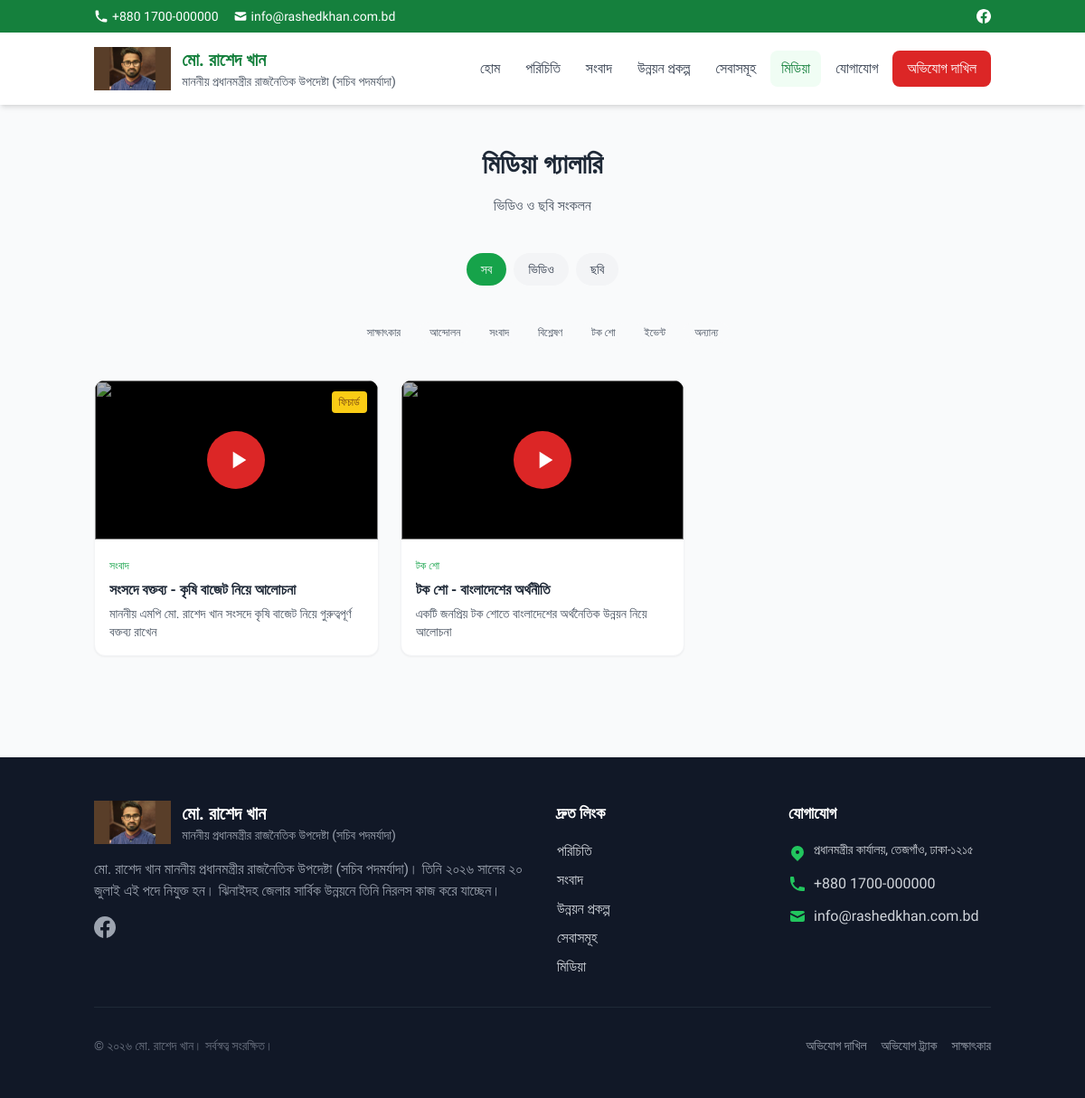
The page /media.php on the database its author committed.
### tables this page shows
CREATE TABLE settings (
    id INT AUTO_INCREMENT PRIMARY KEY,
    setting_key VARCHAR(100) UNIQUE NOT NULL,
    setting_value TEXT,
    setting_type ENUM('text', 'textarea', 'image', 'json') DEFAULT 'text',
    updated_at TIMESTAMP DEFAULT CURRENT_TIMESTAMP ON UPDATE CURRENT_TIMESTAMP
);

CREATE TABLE media (
    id INT AUTO_INCREMENT PRIMARY KEY,
    title VARCHAR(300) NOT NULL,
    description TEXT,
    media_type ENUM('youtube', 'photo') NOT NULL,
    url VARCHAR(500) NOT NULL,
    youtube_id VARCHAR(20),
    thumbnail VARCHAR(500),
    category ENUM('সাক্ষাৎকার', 'আন্দোলন', 'সংবাদ', 'বিশ্লেষণ', 'টক_শো', 'ইভেন্ট', 'অন্যান্য') DEFAULT 'অন্যান্য',
    is_featured TINYINT(1) DEFAULT 0,
    view_count INT DEFAULT 0,
    sort_order INT DEFAULT 0,
    created_at TIMESTAMP DEFAULT CURRENT_TIMESTAMP
);

### includes/functions.php (called while the page is built, shortened)
<?php
require_once __DIR__ . '/db.php';
function e(string $string): string
{
    return htmlspecialchars($string, ENT_QUOTES, 'UTF-8');
}
function getSetting(string $key, $default = null)
{
    static $settings = null;
    if ($settings === null) {
        $results = Database::fetchAll("SELECT setting_key, setting_value FROM settings");
        $settings = [];
        foreach ($results as $row) {
            $settings[$row['setting_key']] = $row['setting_value'];
        }
    }
    return $settings[$key] ?? $default;
}

### includes/db.php (called while the page is built, shortened)
<?php
class Database
{
    private static ?PDO $instance = null;
    public static function getInstance(): PDO
    {
        if (self::$instance === null) {
            try {
                $dsn = sprintf(
                    'mysql:host=%s;dbname=%s;charset=%s',
                    DB_HOST,
                    DB_NAME,
                    DB_CHARSET
                );
                $options = [
                    PDO::ATTR_ERRMODE => PDO::ERRMODE_EXCEPTION,
                    PDO::ATTR_DEFAULT_FETCH_MODE => PDO::FETCH_ASSOC,
                    PDO::ATTR_EMULATE_PREPARES => false,
                    PDO::MYSQL_ATTR_INIT_COMMAND => "SET NAMES utf8mb4 COLLATE utf8mb4_unicode_ci"
                ];
                self::$instance = new PDO($dsn, DB_USER, DB_PASS, $options);
            } catch (PDOException $e) {
                if (DEBUG_MODE) {
                    die('Database connection failed: ' . $e->getMessage());
                } else {
                    die('Database connection failed. Please try again later.');
                }
            }
        }
        return self::$instance;
    }
    public static function fetchAll(string $sql, array $params = []): array
    {
        $stmt = self::getInstance()->prepare($sql);
        $stmt->execute($params);
        return $stmt->fetchAll();
    }
    public static function fetchValue(string $sql, array $params = [])
    {
        $stmt = self::getInstance()->prepare($sql);
        $stmt->execute($params);
        return $stmt->fetchColumn();
    }
    public static function paginate(string $sql, array $params, int $page, int $perPage): array
    {
        $countSql = preg_replace('/SELECT\s+.*?\s+FROM/is', 'SELECT COUNT(*) FROM', $sql);
        $countSql = preg_replace('/ORDER BY.*$/i', '', $countSql);
        $countSql = preg_replace('/LIMIT.*$/i', '', $countSql);
        $total = (int)self::fetchValue($countSql, $params);
        $totalPages = ceil($total / $perPage);
        $page = max(1, min($page, $totalPages));
        $offset = ($page - 1) * $perPage;
        $sql .= " LIMIT {$perPage} OFFSET {$offset}";
        $items = self::fetchAll($sql, $params);
        return [
            'items' => $items,
            'total' => $total,
            'page' => $page,
            'per_page' => $perPage,
            'total_pages' => $totalPages,
            'has_prev' => $page > 1,
            'has_next' => $page < $totalPages
        ];
    }
}

### public/media.php (the view, shortened to what this page needs)
<?php
require_once dirname(__DIR__) . '/includes/header.php';
$type = $_GET['type'] ?? '';
$category = $_GET['category'] ?? '';
$page = (int)($_GET['page'] ?? 1);
$where = "1=1";
$params = [];
$sql = "SELECT * FROM media WHERE {$where} ORDER BY is_featured DESC, created_at DESC";
$pagination = Database::paginate($sql, $params, $page, 12);
$media = $pagination['items'];
$categories = ['সাক্ষাৎকার', 'আন্দোলন', 'সংবাদ', 'বিশ্লেষণ', 'টক_শো', 'ইভেন্ট', 'অন্যান্য'];
?>
<section class="py-12">
    <div class="container mx-auto px-4">
        <div class="text-center mb-10">
            <h1 class="text-3xl font-bold text-gray-800 mb-4">মিডিয়া গ্যালারি</h1>
            <p class="text-gray-600">
                ভিডিও ও ছবি সংকলন
            </p>
        </div>
        <div class="flex flex-wrap justify-center gap-2 mb-10">
            <a href="<?= SITE_URL ?>/media" class="px-4 py-2 rounded-full text-sm font-medium transition <?= !$type && !$category ? 'bg-primary-600 text-white' : 'bg-gray-100 text-gray-700 hover:bg-gray-200' ?>">
                সব
            </a>
            <a href="<?= SITE_URL ?>/media?type=youtube" class="px-4 py-2 rounded-full text-sm font-medium transition <?= $type === 'youtube' ? 'bg-primary-600 text-white' : 'bg-gray-100 text-gray-700 hover:bg-gray-200' ?>">
                ভিডিও
            </a>
            <a href="<?= SITE_URL ?>/media?type=photo" class="px-4 py-2 rounded-full text-sm font-medium transition <?= $type === 'photo' ? 'bg-primary-600 text-white' : 'bg-gray-100 text-gray-700 hover:bg-gray-200' ?>">
                ছবি
            </a>
        </div>
        <div class="flex flex-wrap justify-center gap-2 mb-10">
            <?php foreach ($categories as $cat): ?>
            <a href="<?= SITE_URL ?>/media?category=<?= urlencode($cat) ?>" class="px-3 py-1 rounded-full text-xs font-medium transition <?= $category === $cat ? 'bg-primary-100 text-primary-700' : 'bg-gray-50 text-gray-600 hover:bg-gray-100' ?>">
                <?= e(str_replace('_', ' ', $cat)) ?>
            </a>
            <?php endforeach; ?>
        </div>
        <?php if (empty($media)): ?>
        <div class="text-center py-12">
            <div class="w-16 h-16 bg-gray-100 rounded-full flex items-center justify-center mx-auto mb-4">
                <svg class="w-8 h-8 text-gray-400" fill="none" stroke="currentColor" viewBox="0 0 24 24">
                    <path stroke-linecap="round" stroke-linejoin="round" stroke-width="2" d="M15 10l4.553-2.276A1 1 0 0121 8.618v6.764a1 1 0 01-1.447.894L15 14M5 18h8a2 2 0 002-2V8a2 2 0 00-2-2H5a2 2 0 00-2 2v8a2 2 0 002 2z"/>
                </svg>
            </div>
            <p class="text-gray-500">কোনো মিডিয়া পাওয়া যায়নি।</p>
        </div>
        <?php else: ?>
        <div class="grid grid-cols-1 md:grid-cols-2 lg:grid-cols-3 gap-6">
            <?php foreach ($media as $item): ?>
            <div class="bg-white rounded-xl shadow-sm border border-gray-100 overflow-hidden hover:shadow-lg transition group">
                <?php if ($item['media_type'] === 'youtube'): ?>
                <div class="relative pb-[56.25%] bg-black">
                    <a href="https://www.youtube.com/watch?v=<?= e($item['youtube_id']) ?>" target="_blank" class="absolute inset-0 flex items-center justify-center bg-black bg-opacity-30 group-hover:bg-opacity-50 transition">
                        <div class="w-16 h-16 bg-red-600 rounded-full flex items-center justify-center">
                            <svg class="w-8 h-8 text-white ml-1" fill="currentColor" viewBox="0 0 24 24">
                                <path d="M8 5v14l11-7z"/>
                            </svg>
                        </div>
                    </a>
                    <?php if ($item['is_featured']): ?>
                    <span class="absolute top-3 right-3 px-2 py-1 bg-yellow-400 text-yellow-900 text-xs rounded font-medium">ফিচার্ড</span>
                    <?php endif; ?>
                </div>
                <?php endif; ?>
                <div class="p-4">
                    <span class="text-xs text-primary-600 font-medium"><?= e(str_replace('_', ' ', $item['category'])) ?></span>
                    <h3 class="font-semibold text-gray-800 mt-1 line-clamp-2"><?= e($item['title']) ?></h3>
                    <?php if ($item['description']): ?>
                    <p class="text-sm text-gray-600 mt-1 line-clamp-2"><?= e($item['description']) ?></p>
                    <?php endif; ?>
                </div>
            </div>
            <?php endforeach; ?>
        </div>
        <?php endif; ?>
    </div>
</section>
<?php require_once dirname(__DIR__) . '/includes/footer.php'; ?>

### includes/header.php (shortened to what this page needs)
<?php
require_once __DIR__ . '/functions.php';
$currentPage = basename($_SERVER['PHP_SELF'], '.php');
?>
<!DOCTYPE html>
<html lang="bn" dir="ltr">
<head>
    <title><?= isset($pageTitle) ? e($pageTitle) . ' - ' : '' ?><?= e(getSetting('site_title', SITE_NAME)) ?></title>
    <script src="https://cdn.tailwindcss.com"></script>
    <link rel="stylesheet" href="<?= SITE_URL ?>/assets/css/custom.css">
</head>
<body class="bg-gray-50 text-gray-900">
    <div class="bg-primary-700 text-white text-sm py-2">
        <div class="container mx-auto px-4 flex justify-between items-center">
            <div class="flex items-center space-x-4">
                <a href="tel:<?= e(getSetting('contact_phone', '')) ?>" class="flex items-center hover:text-primary-200">
                    <svg class="w-4 h-4 mr-1" fill="currentColor" viewBox="0 0 20 20">
                        <path d="M2 3a1 1 0 011-1h2.153a1 1 0 01.986.836l.74 4.435a1 1 0 01-.54 1.06l-1.548.773a11.037 11.037 0 006.105 6.105l.774-1.548a1 1 0 011.059-.54l4.435.74a1 1 0 01.836.986V17a1 1 0 01-1 1h-2C7.82 18 2 12.18 2 5V3z"/>
                    </svg>
                    <?= e(getSetting('contact_phone', '+880 1700-000000')) ?>
                </a>
                <a href="mailto:<?= e(getSetting('contact_email', '')) ?>" class="hidden md:flex items-center hover:text-primary-200">
                    <svg class="w-4 h-4 mr-1" fill="currentColor" viewBox="0 0 20 20">
                        <path d="M2.003 5.884L10 9.882l7.997-3.998A2 2 0 0016 4H4a2 2 0 00-1.997 1.884z"/>
                        <path d="M18 8.118l-8 4-8-4V14a2 2 0 002 2h12a2 2 0 002-2V8.118z"/>
                    </svg>
                    <?= e(getSetting('contact_email', 'info@rashedkhan.com.bd')) ?>
                </a>
            </div>
            <div class="flex items-center space-x-3">
                <?php if ($fb = getSetting('facebook_url')): ?>
                <a href="<?= e($fb) ?>" target="_blank" class="hover:text-primary-200">
                </a>
                <?php endif; ?>
            </div>
        </div>
    </div>
    <header class="bg-white shadow-md sticky top-0 z-50">
        <div class="container mx-auto px-4">
            <div class="flex justify-between items-center py-4">
                <a href="<?= SITE_URL ?>" class="flex items-center space-x-3">
                    <?php if ($logo = getSetting('logo_image')): ?>
                    <img src="<?= UPLOADS_URL ?>/<?= e($logo) ?>" alt="Logo" class="h-12 w-auto">
                    <?php else: ?>
                    <div class="w-12 h-12 bg-primary-600 rounded-full flex items-center justify-center text-white font-bold text-xl">
                        রা
                    </div>
                    <?php endif; ?>
                    <div>
                        <h1 class="text-xl font-bold text-primary-700"><?= e(getSetting('site_title', SITE_NAME)) ?></h1>
                        <p class="text-sm text-gray-600"><?= e(getSetting('site_tagline', SITE_TAGLINE)) ?></p>
                    </div>
                </a>
                <nav class="hidden md:flex items-center space-x-1">
                    <a href="<?= SITE_URL ?>" class="px-3 py-2 rounded-lg text-gray-700 hover:bg-primary-50 hover:text-primary-700 <?= $currentPage === 'index' ? 'bg-primary-50 text-primary-700 font-medium' : '' ?>">
                        হোম
                    </a>
                    <a href="<?= SITE_URL ?>/about" class="px-3 py-2 rounded-lg text-gray-700 hover:bg-primary-50 hover:text-primary-700 <?= $currentPage === 'about' ? 'bg-primary-50 text-primary-700 font-medium' : '' ?>">
                        পরিচিতি
                    </a>
                    <a href="<?= SITE_URL ?>/news" class="px-3 py-2 rounded-lg text-gray-700 hover:bg-primary-50 hover:text-primary-700 <?= $currentPage === 'news' ? 'bg-primary-50 text-primary-700 font-medium' : '' ?>">
                        সংবাদ
                    </a>
                    <a href="<?= SITE_URL ?>/projects" class="px-3 py-2 rounded-lg text-gray-700 hover:bg-primary-50 hover:text-primary-700 <?= $currentPage === 'projects' ? 'bg-primary-50 text-primary-700 font-medium' : '' ?>">
                        উন্নয়ন প্রকল্প
                    </a>
                    <a href="<?= SITE_URL ?>/services" class="px-3 py-2 rounded-lg text-gray-700 hover:bg-primary-50 hover:text-primary-700 <?= $currentPage === 'services' ? 'bg-primary-50 text-primary-700 font-medium' : '' ?>">
                        সেবাসমূহ
                    </a>
                    <a href="<?= SITE_URL ?>/media" class="px-3 py-2 rounded-lg text-gray-700 hover:bg-primary-50 hover:text-primary-700 <?= $currentPage === 'media' ? 'bg-primary-50 text-primary-700 font-medium' : '' ?>">
                        মিডিয়া
                    </a>
                    <a href="<?= SITE_URL ?>/contact" class="px-3 py-2 rounded-lg text-gray-700 hover:bg-primary-50 hover:text-primary-700 <?= $currentPage === 'contact' ? 'bg-primary-50 text-primary-700 font-medium' : '' ?>">
                        যোগাযোগ
                    </a>
                    <a href="<?= SITE_URL ?>/complaint" class="ml-2 px-4 py-2 bg-accent-500 text-white rounded-lg hover:bg-accent-600 transition">
                        অভিযোগ দাখিল
                    </a>
                </nav>
            </div>
        </div>
    </header>
    <main>

### public/assets/css/custom.css (style rules this page uses)
body { font-family: 'Hind Siliguri', sans-serif; }
:root { --primary-50: #FFF6E6; --primary-100: #FFEACC; --primary-200: #FFD699; --primary-300: #FFC266; --primary-400: #FFAE33; --primary-500: #E8900A; --primary-600: #D17A00; --primary-700: #B86900; --primary-800: #9F5800; --primary-900: #864700; }
.line-clamp-2 { display: -webkit-box; -webkit-line-clamp: 2; -webkit-box-orient: vertical; overflow: hidden; }

### includes/header.php (style rules this page uses)
body { font-family: 'Hind Siliguri', sans-serif; }

### rows shown on the page
settings: setting_value (picture)
media: is_featured "ফিচার্ড", category "সংবাদ", title "সংসদে বক্তব্য - কৃষি বাজেট নিয়ে আলোচনা", description "মাননীয় এমপি মো. রাশেদ খান সংসদে কৃষি বাজেট নিয়ে গুরুত্বপূর্ণ বক্তব্য রাখেন"
media: category "টক শো", title "টক শো - বাংলাদেশের অর্থনীতি", description "একটি জনপ্রিয় টক শোতে বাংলাদেশের অর্থনৈতিক উন্নয়ন নিয়ে আলোচনা"

### other values the page prints
getSetting('contact_phone', '+880 1700-000000') "+880 1700-000000"
getSetting('contact_email', 'info@rashedkhan.com.bd') "info@rashedkhan.com.bd"
getSetting('site_title', SITE_NAME) "মো. রাশেদ খান"
getSetting('site_tagline', SITE_TAGLINE) "মাননীয় প্রধানমন্ত্রীর রাজনৈতিক উপদেষ্টা (সচিব পদমর্যাদা)"
str_replace('_', ' ', $cat) "সাক্ষাৎকার"
str_replace('_', ' ', $cat) "আন্দোলন"
str_replace('_', ' ', $cat) "সংবাদ"
str_replace('_', ' ', $cat) "বিশ্লেষণ"
str_replace('_', ' ', $cat) "টক শো"
str_replace('_', ' ', $cat) "ইভেন্ট"
str_replace('_', ' ', $cat) "অন্যান্য"
truncate(getSetting('about_text', ''), 200) "মো. রাশেদ খান মাননীয় প্রধানমন্ত্রীর রাজনৈতিক উপদেষ্টা (সচিব পদমর্যাদা)। তিনি ২০২৬ সালের ২০ জুলাই এই পদে নিযুক্ত হন। ঝিনাইদহ জেলার সার্বিক উন্নয়নে তিনি নিরলস কাজ করে যাচ্ছেন।"
getSetting('office_address', '') "প্রধানমন্ত্রীর কার্যালয়, তেজগাঁও, ঢাকা-১২১৫"
getSetting('contact_phone', '') "+880 1700-000000"
getSetting('contact_email', '') "info@rashedkhan.com.bd"
